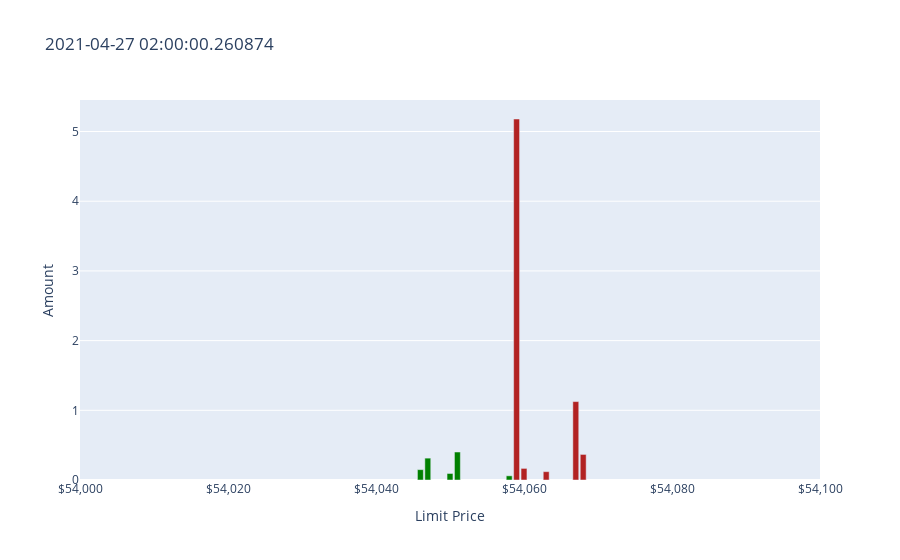

Notebook cell for this chart:
### Code cell
for i in range(1):
    ListOfDictToPlot(RowToOrders(df.iloc[i]))

### Figure 1 — Plotly figure (JSON) as saved in the notebook; plotly's stock layout.template omitted (floating-point values rounded to 4 significant figures)
{"data": [{"marker": {"color": ["firebrick", "firebrick", "firebrick", "firebrick", "firebrick", "green", "green", "green", "green", "green"]}, "type": "bar", "x": [54059, 54060, 54063, 54067, 54068, 54058, 54051, 54050, 54047, 54046], "y": [5.179, 0.1665, 0.1196, 1.125, 0.3668, 0.06, 0.4015, 0.0935, 0.3138, 0.1487]}], "layout": {"title": {"text": "2021-04-27 02:00:00.260874"}, "xaxis": {"range": [54000, 54100], "tickformat": ",", "tickprefix": "$", "title": {"text": "Limit Price"}}, "yaxis": {"title": {"text": "Amount"}}}}
